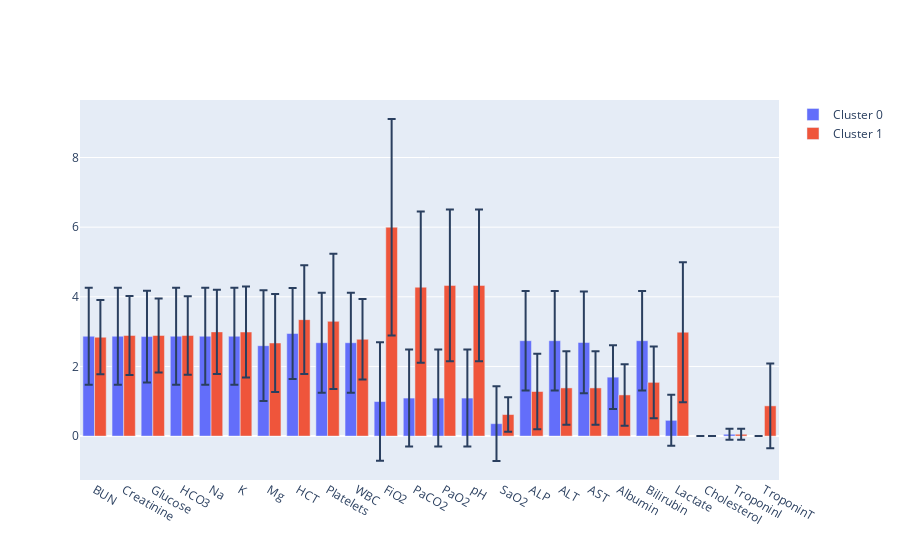

Notebook code for this chart:
### Markdown cell above
## summary

### Code cell
clusters = [

[1836, 48, 1879, 287, 1528, 509, 72, 978, 274, 1296],

[1836, 1506, 138, 516, 497, 981, 573, 1129, 90, 1693],

[470, 573, 665, 1468, 1639, 1836, 1088, 1687, 1506, 203],

]




fig2 = go.Figure()
for i_c, cluster in enumerate(clusters):
    list_summary = []
    for i in cluster:
        vector = res[i].sum(1)/res[i].shape[1]*24
        list_summary.append(vector)

    vec_mean = np.mean(list_summary,axis=0)
    vec_std = np.std(list_summary,axis=0)

    sum(vec_std)

    
    _ = fig2.add_trace(go.Bar(
        name=f'Cluster {i_c}',
        x=list(res_labels), y=vec_mean,
        error_y=dict(type='data', array=vec_std)
    ))

fig2.show()

### Figure 1 — Plotly figure (JSON) as saved in the notebook; plotly's stock layout.template omitted (floating-point values rounded to 4 significant figures)
{"data": [{"error_y": {"array": [1.393, 1.393, 1.318, 1.393, 1.393, 1.393, 1.588, 1.305, 1.437, 1.437, 1.704, 1.393, 1.393, 1.393, 1.072, 1.428, 1.428, 1.46, 0.9131, 1.428, 0.7325, 0, 0.16, 0], "type": "data"}, "name": "Cluster 0", "type": "bar", "x": ["BUN", "Creatinine", "Glucose", "HCO3", "Na", "K", "Mg", "HCT", "Platelets", "WBC", "FiO2", "PaCO2", "PaO2", "pH", "SaO2", "ALP", "ALT", "AST", "Albumin", "Bilirubin", "Lactate", "Cholesterol", "TroponinI", "TroponinT"], "y": [2.867, 2.867, 2.859, 2.867, 2.867, 2.867, 2.596, 2.946, 2.681, 2.681, 0.9929, 1.092, 1.092, 1.092, 0.3574, 2.74, 2.74, 2.689, 1.693, 2.74, 0.4526, 0, 0.05333, 0]}, {"error_y": {"array": [1.066, 1.134, 1.063, 1.129, 1.212, 1.304, 1.409, 1.561, 1.939, 1.156, 3.107, 2.173, 2.176, 2.176, 0.4972, 1.084, 1.056, 1.056, 0.8826, 1.03, 2.011, 0, 0.16, 1.214], "type": "data"}, "name": "Cluster 1", "type": "bar", "x": ["BUN", "Creatinine", "Glucose", "HCO3", "Na", "K", "Mg", "HCT", "Platelets", "WBC", "FiO2", "PaCO2", "PaO2", "pH", "SaO2", "ALP", "ALT", "AST", "Albumin", "Bilirubin", "Lactate", "Cholesterol", "TroponinI", "TroponinT"], "y": [2.84, 2.891, 2.891, 2.888, 2.993, 2.99, 2.674, 3.345, 3.295, 2.779, 5.999, 4.276, 4.328, 4.328, 0.6188, 1.281, 1.384, 1.384, 1.183, 1.543, 2.984, 0, 0.05333, 0.8686]}], "layout": {}}
